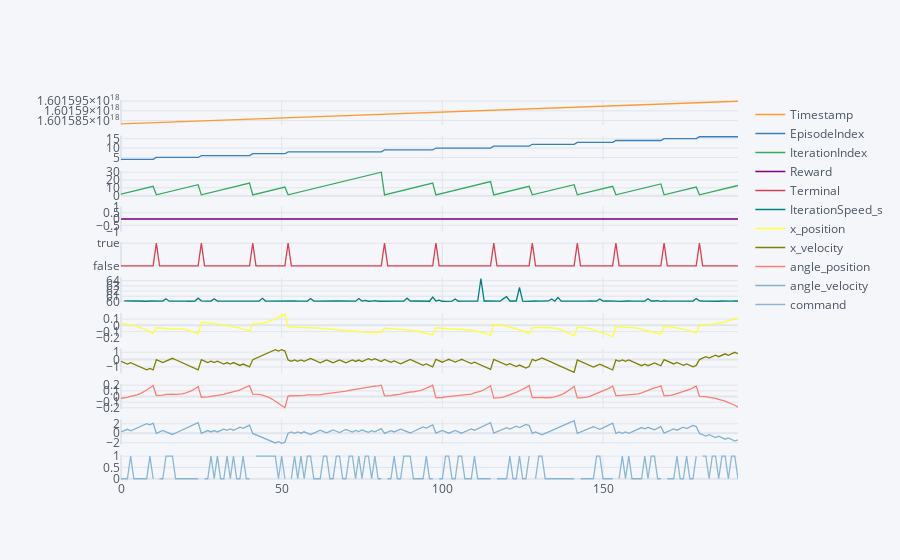

This figure's notebook cell:
### Code cell
df.iplot(
    subplots=True,
    shared_xaxes=True,
    #title = 'Title'
    )

### Figure 1 — Plotly figure (JSON) as saved in the notebook; plotly's stock layout.template omitted (floating-point values rounded to 4 significant figures; data arrays with more than 128 entries replaced by an {"elided": "..."} marker saying what was removed)
{"data": [{"line": {"color": "rgba(255, 153, 51, 1.0)", "dash": "solid", "shape": "linear", "width": 1.3}, "mode": "lines", "name": "Timestamp", "text": "", "type": "scatter", "x": {"elided": "193 int values"}, "xaxis": "x", "y": {"elided": "193 int values"}, "yaxis": "y"}, {"line": {"color": "rgba(55, 128, 191, 1.0)", "dash": "solid", "shape": "linear", "width": 1.3}, "mode": "lines", "name": "EpisodeIndex", "text": "", "type": "scatter", "x": {"elided": "193 int values"}, "xaxis": "x2", "y": {"elided": "193 int values"}, "yaxis": "y2"}, {"line": {"color": "rgba(50, 171, 96, 1.0)", "dash": "solid", "shape": "linear", "width": 1.3}, "mode": "lines", "name": "IterationIndex", "text": "", "type": "scatter", "x": {"elided": "193 int values"}, "xaxis": "x3", "y": {"elided": "193 int values"}, "yaxis": "y3"}, {"line": {"color": "rgba(128, 0, 128, 1.0)", "dash": "solid", "shape": "linear", "width": 1.3}, "mode": "lines", "name": "Reward", "text": "", "type": "scatter", "x": {"elided": "193 int values"}, "xaxis": "x4", "y": {"elided": "193 int values"}, "yaxis": "y4"}, {"line": {"color": "rgba(219, 64, 82, 1.0)", "dash": "solid", "shape": "linear", "width": 1.3}, "mode": "lines", "name": "Terminal", "text": "", "type": "scatter", "x": {"elided": "193 int values"}, "xaxis": "x5", "y": {"elided": "193 bool values"}, "yaxis": "y5"}, {"line": {"color": "rgba(0, 128, 128, 1.0)", "dash": "solid", "shape": "linear", "width": 1.3}, "mode": "lines", "name": "IterationSpeed_s", "text": "", "type": "scatter", "x": {"elided": "193 int values"}, "xaxis": "x6", "y": {"elided": "193 mixed values"}, "yaxis": "y6"}, {"line": {"color": "rgba(255, 255, 51, 1.0)", "dash": "solid", "shape": "linear", "width": 1.3}, "mode": "lines", "name": "x_position", "text": "", "type": "scatter", "x": {"elided": "193 int values"}, "xaxis": "x7", "y": {"elided": "193 float values"}, "yaxis": "y7"}, {"line": {"color": "rgba(128, 128, 0, 1.0)", "dash": "solid", "shape": "linear", "width": 1.3}, "mode": "lines", "name": "x_velocity", "text": "", "type": "scatter", "x": {"elided": "193 int values"}, "xaxis": "x8", "y": {"elided": "193 float values"}, "yaxis": "y8"}, {"line": {"color": "rgba(251, 128, 114, 1.0)", "dash": "solid", "shape": "linear", "width": 1.3}, "mode": "lines", "name": "angle_position", "text": "", "type": "scatter", "x": {"elided": "193 int values"}, "xaxis": "x9", "y": {"elided": "193 float values"}, "yaxis": "y9"}, {"line": {"color": "rgba(128, 177, 211, 1.0)", "dash": "solid", "shape": "linear", "width": 1.3}, "mode": "lines", "name": "angle_velocity", "text": "", "type": "scatter", "x": {"elided": "193 int values"}, "xaxis": "x10", "y": {"elided": "193 float values"}, "yaxis": "y10"}, {"line": {"color": "rgba(128, 177, 211, 0.8999999999999999)", "dash": "solid", "shape": "linear", "width": 1.3}, "mode": "lines", "name": "command", "text": "", "type": "scatter", "x": {"elided": "193 int values"}, "xaxis": "x11", "y": {"elided": "193 mixed values"}, "yaxis": "y11"}], "layout": {"autosize": true, "legend": {"bgcolor": "#F5F6F9", "font": {"color": "#4D5663"}}, "paper_bgcolor": "#F5F6F9", "plot_bgcolor": "#F5F6F9", "title": {"font": {"color": "#4D5663"}}, "xaxis": {"anchor": "y", "autorange": true, "domain": [0, 1], "gridcolor": "#E1E5ED", "matches": "x11", "range": [0, 192], "showgrid": true, "showticklabels": false, "tickfont": {"color": "#4D5663"}, "title": {"font": {"color": "#4D5663"}, "text": ""}, "type": "linear", "zerolinecolor": "#E1E5ED"}, "xaxis10": {"anchor": "y10", "autorange": true, "domain": [0, 1], "gridcolor": "#E1E5ED", "matches": "x11", "range": [0, 192], "showgrid": true, "showticklabels": false, "tickfont": {"color": "#4D5663"}, "title": {"font": {"color": "#4D5663"}, "text": ""}, "type": "linear", "zerolinecolor": "#E1E5ED"}, "xaxis11": {"anchor": "y11", "autorange": true, "domain": [0, 1], "gridcolor": "#E1E5ED", "range": [0, 192], "showgrid": true, "tickfont": {"color": "#4D5663"}, "title": {"font": {"color": "#4D5663"}, "text": ""}, "type": "linear", "zerolinecolor": "#E1E5ED"}, "xaxis2": {"anchor": "y2", "autorange": true, "domain": [0, 1], "gridcolor": "#E1E5ED", "matches": "x11", "range": [0, 192], "showgrid": true, "showticklabels": false, "tickfont": {"color": "#4D5663"}, "title": {"font": {"color": "#4D5663"}, "text": ""}, "type": "linear", "zerolinecolor": "#E1E5ED"}, "xaxis3": {"anchor": "y3", "autorange": true, "domain": [0, 1], "gridcolor": "#E1E5ED", "matches": "x11", "range": [0, 192], "showgrid": true, "showticklabels": false, "tickfont": {"color": "#4D5663"}, "title": {"font": {"color": "#4D5663"}, "text": ""}, "type": "linear", "zerolinecolor": "#E1E5ED"}, "xaxis4": {"anchor": "y4", "autorange": true, "domain": [0, 1], "gridcolor": "#E1E5ED", "matches": "x11", "range": [0, 192], "showgrid": true, "showticklabels": false, "tickfont": {"color": "#4D5663"}, "title": {"font": {"color": "#4D5663"}, "text": ""}, "type": "linear", "zerolinecolor": "#E1E5ED"}, "xaxis5": {"anchor": "y5", "autorange": true, "domain": [0, 1], "gridcolor": "#E1E5ED", "matches": "x11", "range": [0, 192], "showgrid": true, "showticklabels": false, "tickfont": {"color": "#4D5663"}, "title": {"font": {"color": "#4D5663"}, "text": ""}, "type": "linear", "zerolinecolor": "#E1E5ED"}, "xaxis6": {"anchor": "y6", "autorange": true, "domain": [0, 1], "gridcolor": "#E1E5ED", "matches": "x11", "range": [0, 192], "showgrid": true, "showticklabels": false, "tickfont": {"color": "#4D5663"}, "title": {"font": {"color": "#4D5663"}, "text": ""}, "type": "linear", "zerolinecolor": "#E1E5ED"}, "xaxis7": {"anchor": "y7", "autorange": true, "domain": [0, 1], "gridcolor": "#E1E5ED", "matches": "x11", "range": [0, 192], "showgrid": true, "showticklabels": false, "tickfont": {"color": "#4D5663"}, "title": {"font": {"color": "#4D5663"}, "text": ""}, "type": "linear", "zerolinecolor": "#E1E5ED"}, "xaxis8": {"anchor": "y8", "autorange": true, "domain": [0, 1], "gridcolor": "#E1E5ED", "matches": "x11", "range": [0, 192], "showgrid": true, "showticklabels": false, "tickfont": {"color": "#4D5663"}, "title": {"font": {"color": "#4D5663"}, "text": ""}, "type": "linear", "zerolinecolor": "#E1E5ED"}, "xaxis9": {"anchor": "y9", "autorange": true, "domain": [0, 1], "gridcolor": "#E1E5ED", "matches": "x11", "range": [0, 192], "showgrid": true, "showticklabels": false, "tickfont": {"color": "#4D5663"}, "title": {"font": {"color": "#4D5663"}, "text": ""}, "type": "linear", "zerolinecolor": "#E1E5ED"}, "yaxis": {"anchor": "x", "autorange": true, "domain": [0.9339, 1], "gridcolor": "#E1E5ED", "range": [1601582700279666700, 1601595530826333400], "showgrid": true, "tickfont": {"color": "#4D5663"}, "title": {"font": {"color": "#4D5663"}, "text": ""}, "type": "linear", "zerolinecolor": "#E1E5ED"}, "yaxis10": {"anchor": "x10", "autorange": true, "domain": [0.09339, 0.1595], "gridcolor": "#E1E5ED", "range": [-2.385, 2.937], "showgrid": true, "tickfont": {"color": "#4D5663"}, "title": {"font": {"color": "#4D5663"}, "text": ""}, "type": "linear", "zerolinecolor": "#E1E5ED"}, "yaxis11": {"anchor": "x11", "autorange": true, "domain": [0, 0.06612], "gridcolor": "#E1E5ED", "range": [-0.05556, 1.056], "showgrid": true, "tickfont": {"color": "#4D5663"}, "title": {"font": {"color": "#4D5663"}, "text": ""}, "type": "linear", "zerolinecolor": "#E1E5ED"}, "yaxis2": {"anchor": "x2", "autorange": true, "domain": [0.8405, 0.9066], "gridcolor": "#E1E5ED", "range": [3.333, 16.67], "showgrid": true, "tickfont": {"color": "#4D5663"}, "title": {"font": {"color": "#4D5663"}, "text": ""}, "type": "linear", "zerolinecolor": "#E1E5ED"}, "yaxis3": {"anchor": "x3", "autorange": true, "domain": [0.7471, 0.8132], "gridcolor": "#E1E5ED", "range": [-0.6111, 31.61], "showgrid": true, "tickfont": {"color": "#4D5663"}, "title": {"font": {"color": "#4D5663"}, "text": ""}, "type": "linear", "zerolinecolor": "#E1E5ED"}, "yaxis4": {"anchor": "x4", "autorange": true, "domain": [0.6537, 0.7198], "gridcolor": "#E1E5ED", "range": [-1, 1], "showgrid": true, "tickfont": {"color": "#4D5663"}, "title": {"font": {"color": "#4D5663"}, "text": ""}, "type": "linear", "zerolinecolor": "#E1E5ED"}, "yaxis5": {"anchor": "x5", "autorange": true, "domain": [0.5603, 0.6264], "gridcolor": "#E1E5ED", "range": [-0.05556, 1.056], "showgrid": true, "tickfont": {"color": "#4D5663"}, "title": {"font": {"color": "#4D5663"}, "text": ""}, "type": "category", "zerolinecolor": "#E1E5ED"}, "yaxis6": {"anchor": "x6", "autorange": true, "domain": [0.4669, 0.5331], "gridcolor": "#E1E5ED", "range": [59.77, 64.64], "showgrid": true, "tickfont": {"color": "#4D5663"}, "title": {"font": {"color": "#4D5663"}, "text": ""}, "type": "linear", "zerolinecolor": "#E1E5ED"}, "yaxis7": {"anchor": "x7", "autorange": true, "domain": [0.3736, 0.4397], "gridcolor": "#E1E5ED", "range": [-0.2023, 0.1981], "showgrid": true, "tickfont": {"color": "#4D5663"}, "title": {"font": {"color": "#4D5663"}, "text": ""}, "type": "linear", "zerolinecolor": "#E1E5ED"}, "yaxis8": {"anchor": "x8", "autorange": true, "domain": [0.2802, 0.3463], "gridcolor": "#E1E5ED", "range": [-1.895, 1.515], "showgrid": true, "tickfont": {"color": "#4D5663"}, "title": {"font": {"color": "#4D5663"}, "text": ""}, "type": "linear", "zerolinecolor": "#E1E5ED"}, "yaxis9": {"anchor": "x9", "autorange": true, "domain": [0.1868, 0.2529], "gridcolor": "#E1E5ED", "range": [-0.2223, 0.2234], "showgrid": true, "tickfont": {"color": "#4D5663"}, "title": {"font": {"color": "#4D5663"}, "text": ""}, "type": "linear", "zerolinecolor": "#E1E5ED"}}}
